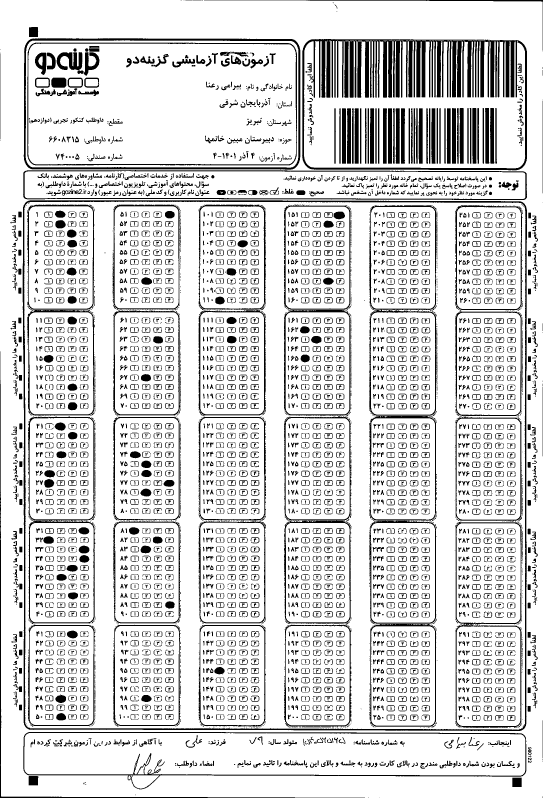
#> input picture images/image0000013A.tif, 1629 x 2394 px (shown at 1/3 size)
$ python -i functions.py   (imports and definitions only)
#> lines starting #> are read from the running program, lines starting #| are printed output that depends on the picture; after the words box and inside, x2 and y2 are one past the last pixel; in counts of white or black regions, pixels touching at a corner belong together
import cv2
import numpy as np
import pandas as pd
import csv

#  ---------------- 1. Generate the Key ----------------------
# Define a custom function to compute the value of the new column
# [76 lines left out: functions find_the_answer, generate_key, not called in this run]


#  ---------------- 2. Answer Sheet ----------------------
#  ---------------- 2.1 Detect Asnwers ----------------------

def detect_answers(path):

    # Load the image
#> called with path = 'images/image0000013A.tif'
    image = cv2.imread(path)
#> image is the input picture: shape (2394, 1629, 3); 83.9% white; 5253 black regions (1335 under 20 px), largest, box (x1, y1, x2, y2) and area: (906, 117, 1581, 511) 70161, (68, 601, 1581, 2193) 27302, (71, 115, 901, 509) 14302
    image = image[600:-200, 80:-80]
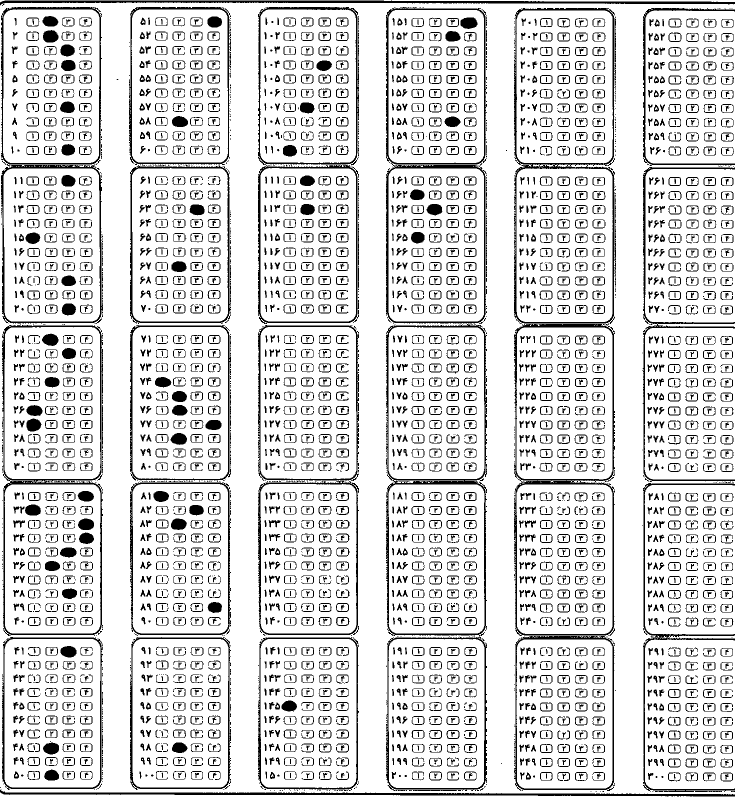
#> image: shape (1594, 1469, 3) (shown at 1/2 size); 84.4% white; 4020 black regions (837 under 20 px), largest, box (x1, y1, x2, y2) and area: (772, 648, 974, 1582) 11052, (772, 14, 974, 648) 7756, (1028, 648, 1230, 1272) 7564
    height = 800
    width = 600
    image = cv2.resize(image, (width, height))
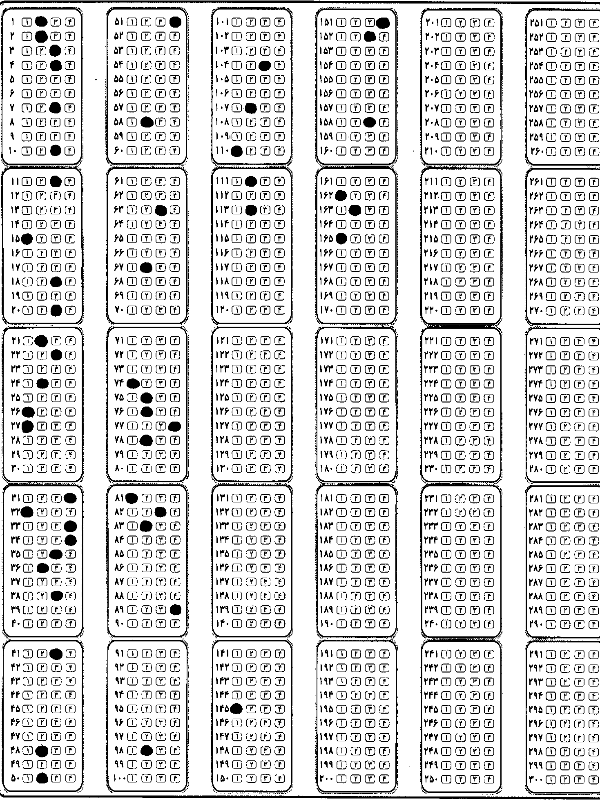
#> image: shape (800, 600, 3); min 0, max 255, mean 215.4

    # Convert to grayscale
    gray = cv2.cvtColor(image, cv2.COLOR_BGR2GRAY)

    # Apply adaptive thresholding
    thresh = cv2.adaptiveThreshold(gray, 255, cv2.ADAPTIVE_THRESH_MEAN_C, cv2.THRESH_BINARY_INV, 11, 4)
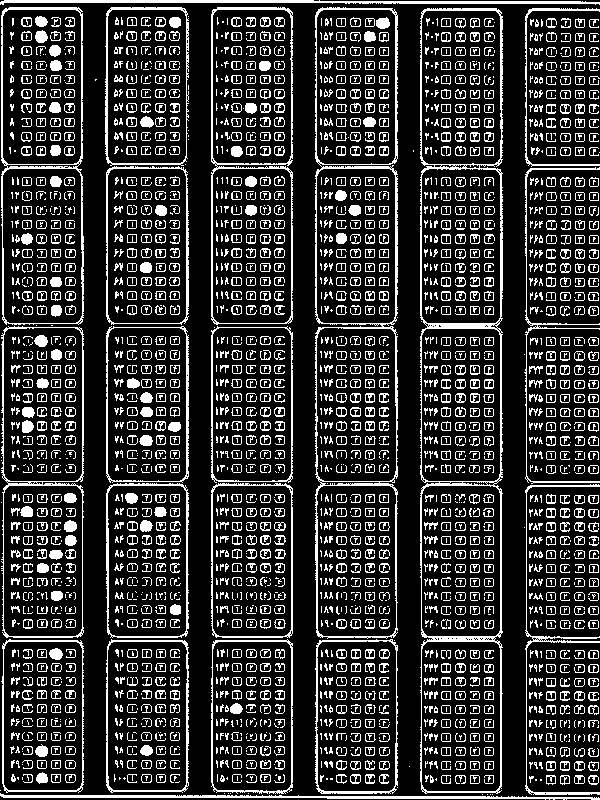
#> thresh: shape (800, 600); 19.9% white in thin lines or dots

    # Perform morphological operations
    kernel = np.ones((3, 3), np.uint8)
    opening = cv2.morphologyEx(thresh, cv2.MORPH_OPEN, kernel, iterations=1)
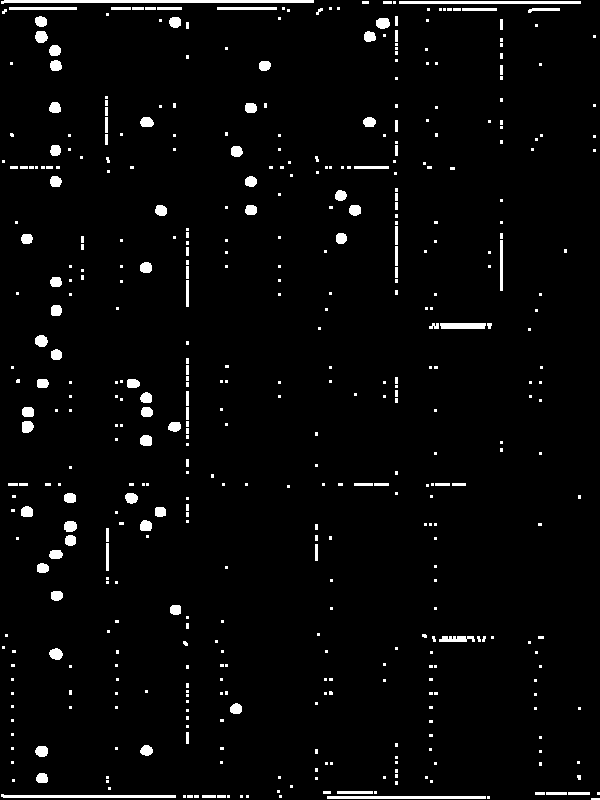
#> opening: shape (800, 600); 3.2% white; 468 white regions (349 under 20 px)

    # Find contours
    contours, _ = cv2.findContours(opening, cv2.RETR_EXTERNAL, cv2.CHAIN_APPROX_SIMPLE)
#> contours = 468 contours, 375 with area under 20; largest, box (x1, y1, x2, y2) and area: (1, 0, 314, 4) 624, (399, 1, 581, 4) 362, (1, 794, 176, 798) 349, (327, 796, 486, 799) 316, (440, 323, 486, 329) 220

    # Filter contours based on area and aspect ratio
    filtered_contours = []
    for contour in contours:
        area = cv2.contourArea(contour)
        x, y, w, h = cv2.boundingRect(contour)
        aspect_ratio = w / float(h)

        # Filter based on area and aspect ratio
        if 40 < area < 120 and 0.5 < aspect_ratio < 2:
            filtered_contours.append((x, y, x + w , y + h))
#> this loop made 468 passes
#> (area, x, y, w, h, aspect_ratio) on passes 13, 35, 53: (349, 1, 794, 175, 4, 43.75), (86, 36, 773, 12, 10, 1.2), (101, 35, 746, 13, 11, 1.18)
#> after the loop, filtered_contours = 51 items, first 6: (36, 773, 48, 783), (35, 746, 48, 757), (140, 745, 153, 756), (230, 703, 242, 714), (49, 648, 63, 660), (170, 605, 181, 615)

    # Draw rectangles around the filtered contours
    for (x, y, x2, y2) in filtered_contours:
        cv2.rectangle(image, (x, y), (x2, y2), (0, 255, 0), 2)

        # Crop the regions within the rectangles
        cropped_region = image[y:y2, x:x2]
#> this loop made 51 passes
#> (x, y, x2, y2) on passes 1 to 12: (36, 773, 48, 783), (35, 746, 48, 757), (140, 745, 153, 756), (230, 703, 242, 714), (49, 648, 63, 660), (170, 605, 181, 615), (51, 591, 63, 601), (37, 563, 49, 573), (49, 550, 63, 559), (65, 535, 76, 546), (64, 521, 77, 532), (140, 520, 152, 531)
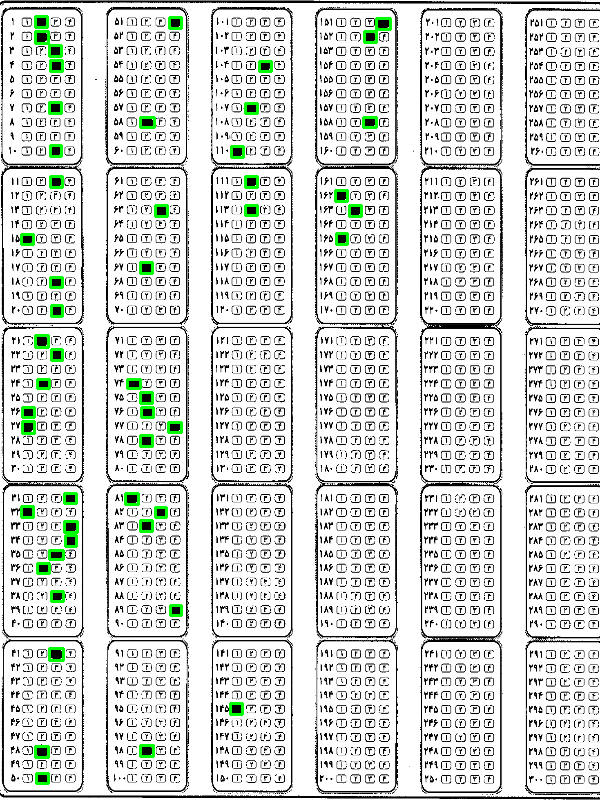
#> image: shape (800, 600, 3); 1.41% of pixels changed, all inside (x1, y1, x2, y2) = (20, 15, 392, 785)


    # [7 lines of commented-out code are left out]

    data = [(x, y, x2, y2) for (x, y, x2, y2) in reversed(filtered_contours)]
#> data = 51 items, first 6: (35, 16, 47, 27), (169, 17, 181, 28), (376, 18, 390, 29), (35, 31, 48, 43), (364, 31, 376, 42), (49, 45, 61, 56)

    # Create a DataFrame from the data
    answer_sheet_df = pd.DataFrame(data, columns=['x', 'y', 'x2', 'y2'])
#> answer_sheet_df = table of 51 rows and 4 columns

    # Display the image with rectangles
    # cv2.imshow('Answer Sheet', image)
    # cv2.waitKey(0)
    # cv2.destroyAllWindows()

    return answer_sheet_df

#  ---------------- 2.2 Detect Answers In DataSheet ----------------------

# [158 lines left out: functions find_the_answer_datasheet, add_answers_to_datasheet, find_the_row, find_the_question, detect_questions_in_datasheet, add_checked_to_datasheet and 2 more, not called in this run]

>>> result = detect_answers('images/image0000013A.tif')
#> result = table of 51 rows and 4 columns

$ run again, on images/image0000017A.tif
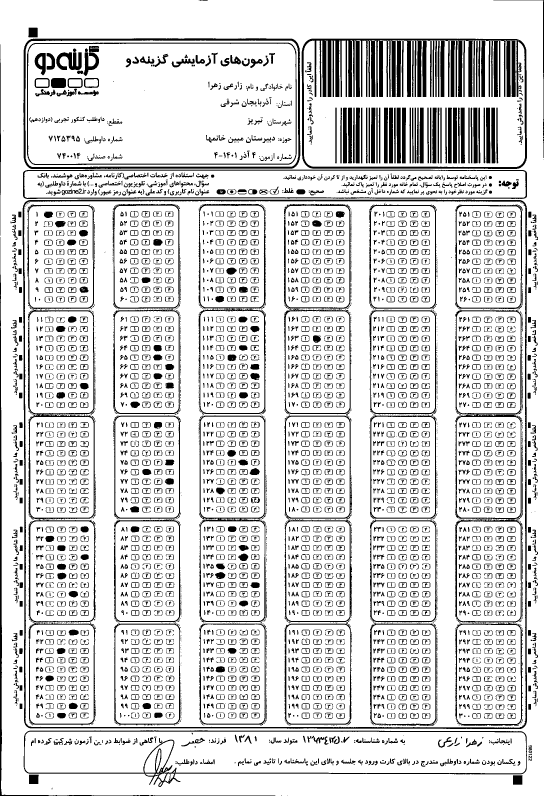
#> input picture images/image0000017A.tif, 1631 x 2387 px (shown at 1/3 size)
#> in detect_answers, image is the input picture: shape (2387, 1631, 3); 84% white; 5401 black regions (1496 under 20 px), largest, box (x1, y1, x2, y2) and area: (905, 116, 1581, 507) 67104, (68, 599, 1581, 2187) 27389, (70, 115, 901, 507) 14349
#> thresh: shape (800, 600); 19.4% white in thin lines or dots
#> in detect_answers, `opening = cv2.morphologyEx(thresh, cv2.MORPH_OPEN, kernel, iterations=1)`:
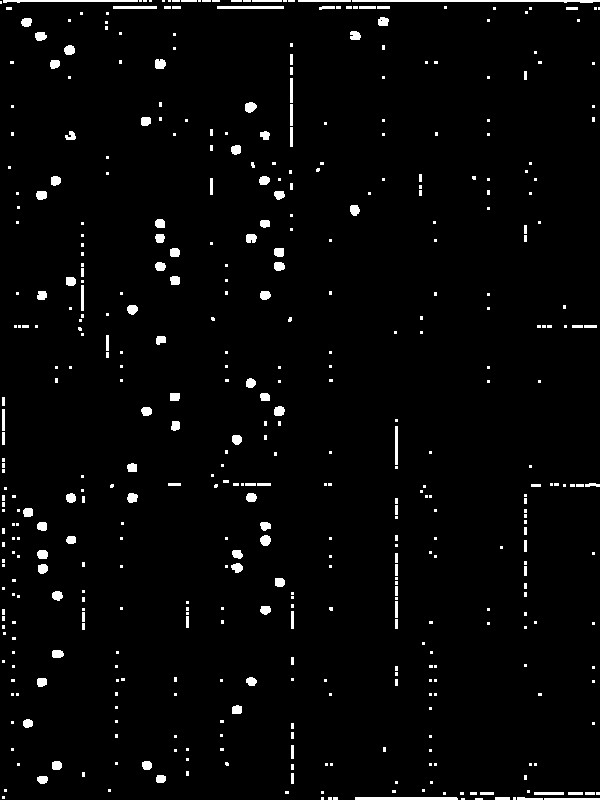
#> opening: shape (800, 600); 2.7% white; 466 white regions (333 under 20 px)
#> contours = 466 contours, 363 with area under 20; largest, box (x1, y1, x2, y2) and area: (352, 0, 600, 3) 263, (355, 797, 458, 800) 204, (3, 0, 138, 3) 140, (217, 6, 284, 9) 132, (113, 6, 157, 9) 86
#> the loop in detect_answers, `for contour in contours:` made 466 passes
#> (area, x, y, w, h, aspect_ratio) on passes 4, 7, 29: (32.5, 517, 797, 26, 3, 8.67), (203.5, 355, 797, 103, 3, 34.33), (59.5, 37, 776, 11, 8, 1.38)
#> after the loop in detect_answers, `for contour in contours:`: filtered_contours = 63 items, first 6: (37, 776, 48, 784), (156, 775, 166, 783), (142, 761, 152, 770), (52, 761, 62, 770), (23, 719, 33, 728), (232, 705, 242, 714)
#> the loop in detect_answers, `for (x, y, x2, y2) in filtered_contours:` made 63 passes
#> after the loop in detect_answers, `for (x, y, x2, y2) in filtered_contours:`:
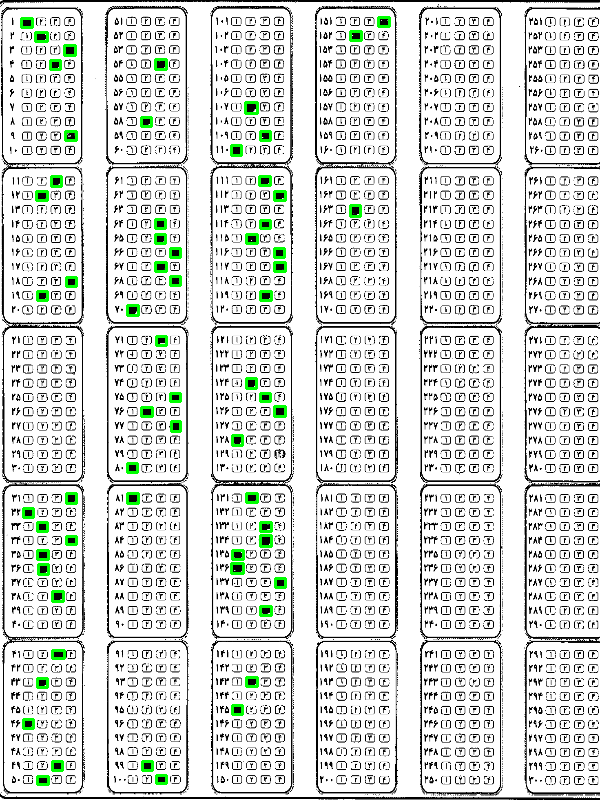
#> image: shape (800, 600, 3); mean B, G, R 214, 217.8, 214
#> data = 63 items, first 6: (378, 17, 389, 26), (21, 18, 32, 27), (350, 31, 361, 40), (35, 32, 47, 41), (64, 45, 75, 55), (155, 59, 166, 69)
#> answer_sheet_df = table of 63 rows and 4 columns

$ run again, on images/image0000019A.tif
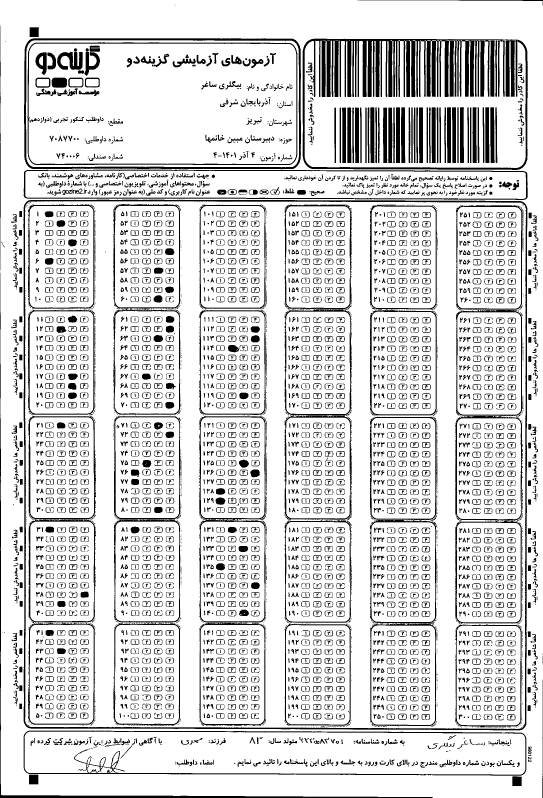
#> input picture images/image0000019A.tif, 1629 x 2392 px (shown at 1/3 size)
#> in detect_answers, image is the input picture: shape (2392, 1629, 3); 84.1% white; 5421 black regions (1517 under 20 px), largest, box (x1, y1, x2, y2) and area: (908, 116, 1583, 510) 67169, (70, 599, 1582, 2191) 27258, (72, 115, 903, 508) 14093
#> thresh: shape (800, 600); 19.3% white in thin lines or dots
#> in detect_answers, `opening = cv2.morphologyEx(thresh, cv2.MORPH_OPEN, kernel, iterations=1)`:
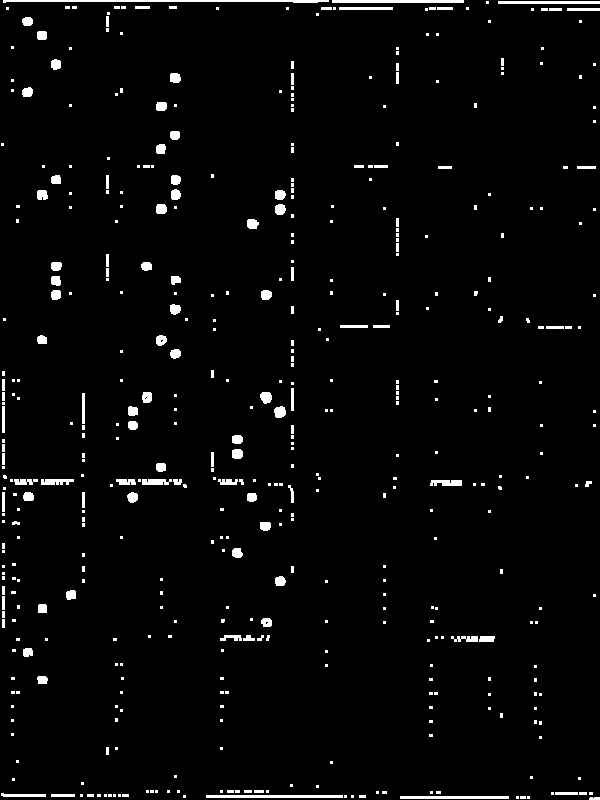
#> opening: shape (800, 600); 2.8% white; 468 white regions (340 under 20 px)
#> contours = 468 contours, 375 with area under 20; largest, box (x1, y1, x2, y2) and area: (3, 0, 329, 3) 352, (206, 795, 343, 798) 272, (332, 0, 464, 3) 262, (400, 796, 509, 799) 216, (498, 1, 600, 4) 202
#> the loop in detect_answers, `for contour in contours:` made 468 passes
#> (area, x, y, w, h, aspect_ratio) on passes 20, 85, 94: (89, 1, 793, 45, 4, 11.25), (61.5, 37, 676, 11, 8, 1.38), (63.5, 23, 648, 10, 9, 1.11)
#> after the loop in detect_answers, `for contour in contours:`: filtered_contours = 45 items, first 6: (37, 676, 48, 684), (23, 648, 33, 657), (261, 618, 272, 627), (38, 604, 47, 613), (66, 590, 76, 600), (275, 576, 286, 586)
#> the loop in detect_answers, `for (x, y, x2, y2) in filtered_contours:` made 45 passes
#> after the loop in detect_answers, `for (x, y, x2, y2) in filtered_contours:`:
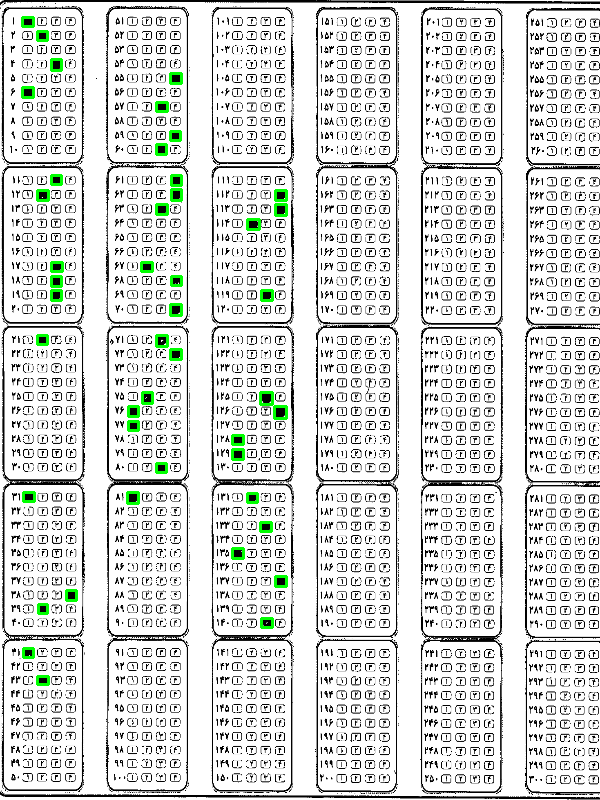
#> image: shape (800, 600, 3); mean B, G, R 214.5, 217.4, 214.5
#> data = 45 items, first 6: (22, 17, 33, 26), (37, 31, 47, 40), (51, 59, 61, 70), (170, 73, 181, 83), (22, 87, 33, 97), (156, 102, 167, 111)
#> answer_sheet_df = table of 45 rows and 4 columns
